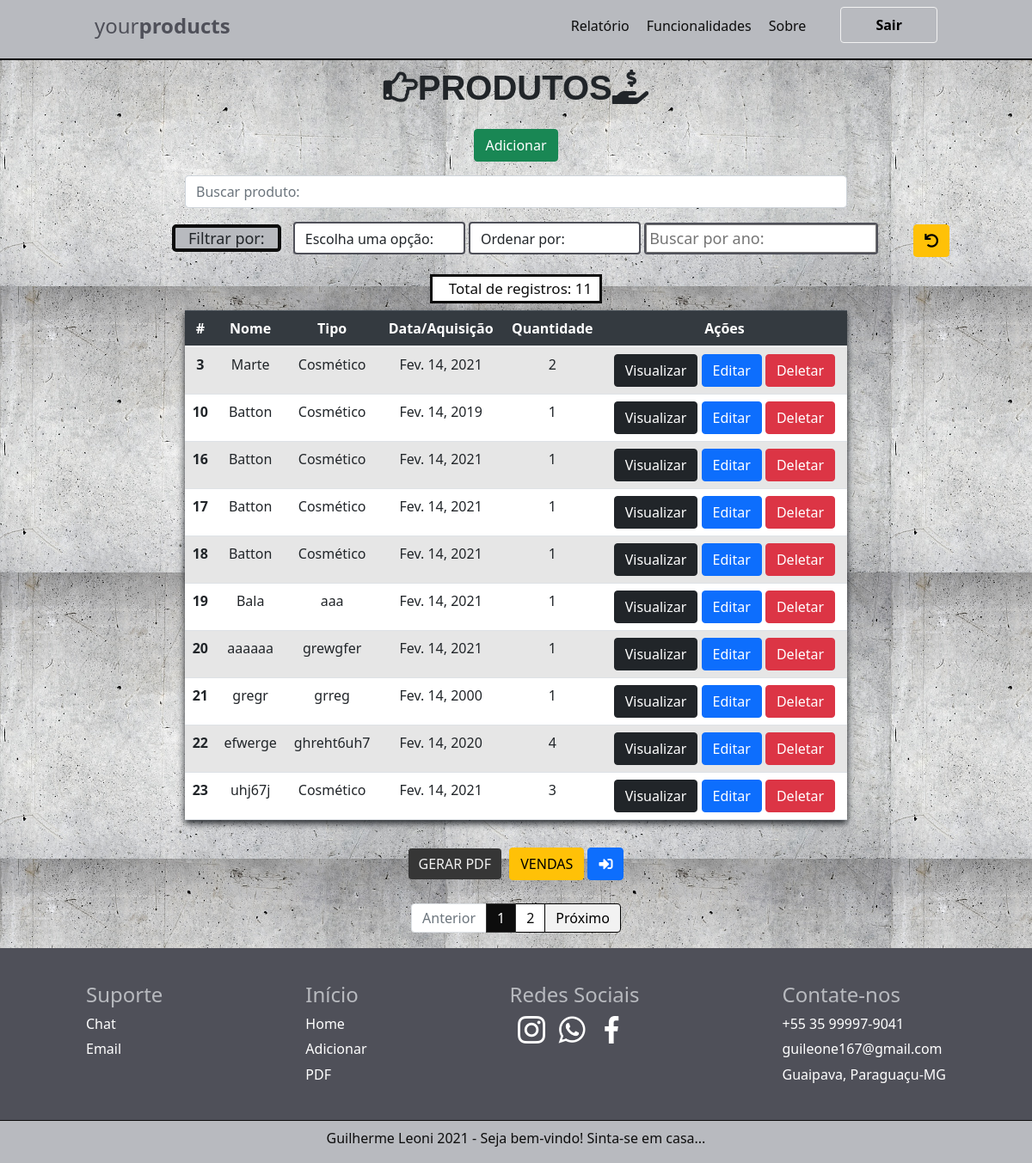
Before: / with the older database file.
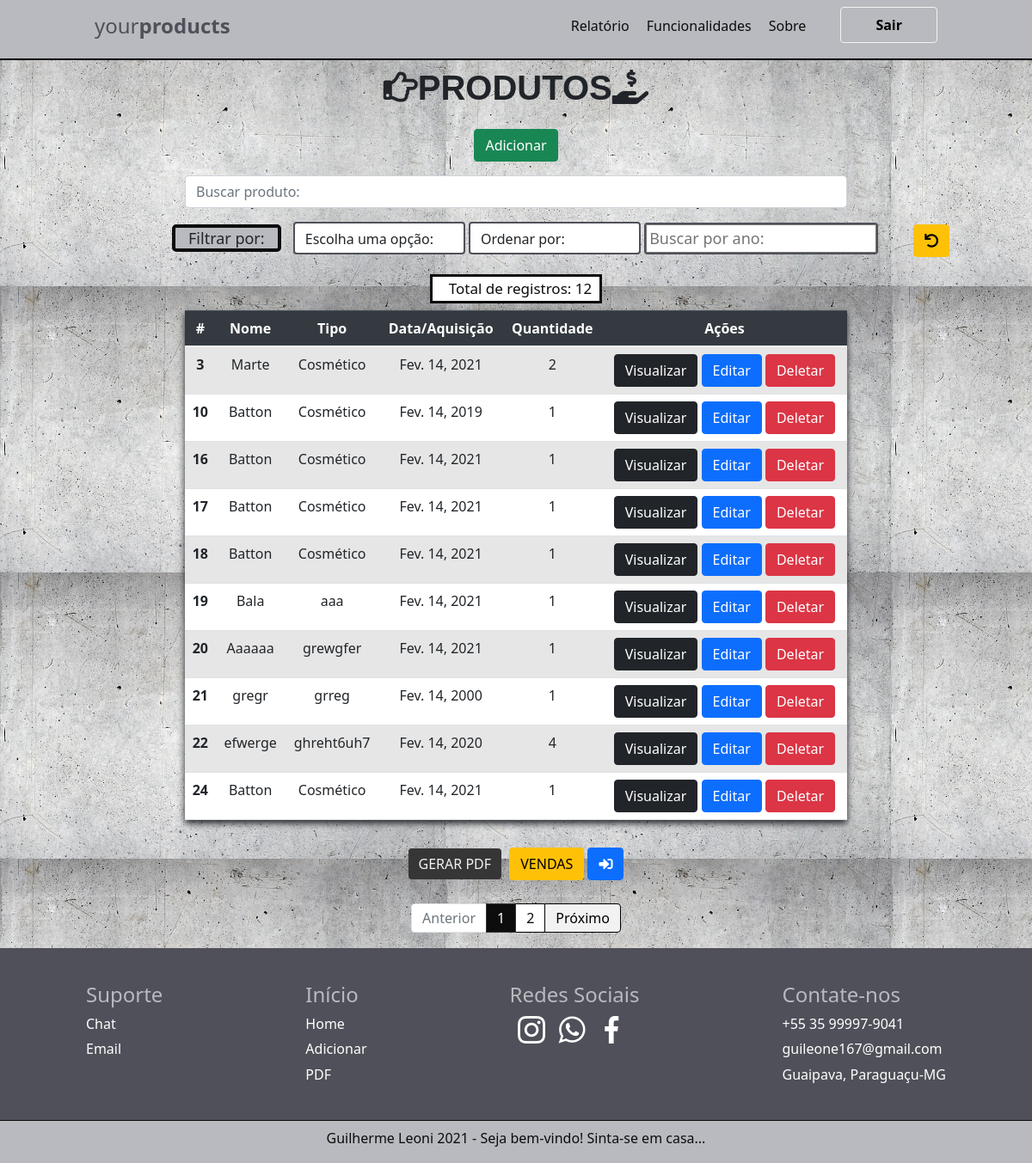
After: the same page with the newer database file.
### produto/models.py (models this page shows, shortened)
class produto(models.Model):
    nome = models.CharField(max_length=100)
    tipo = models.CharField(max_length=100)
    descricao = models.CharField(max_length=100)
    data = models.DateField()
    fornecedor = models.CharField(max_length=100)
    quantidade = models.IntegerField(max_length=100)
    criado_em = models.DateTimeField(auto_now_add=True)
    editado_em = models.DateTimeField(auto_now=True)

### produto/views.py (the view, shortened to what this page needs)
# urls.py: 2. Add a URL to urlpatterns:  path('', views.home, name='home')
def home(request):
    data = {}
    filter = request.GET.get('filter')
    filterAlf = request.GET.get('filterAlf')
    buscar_data = request.GET.get("buscar_data")
    search = request.GET.get('search')
    if search:
        data['filter'] = produto.objects.filter(nome__icontains=search)
        paginator = Paginator(data['filter'], 10)
        page = request.GET.get('page')
        data['filter'] = paginator.get_page(page)
    elif filter:
        data['filter'] = produto.objects.filter(tipo__icontains=filter)
        paginator = Paginator(data['filter'], 10)
        page = request.GET.get('page')
        data['filter'] = paginator.get_page(page)
    elif buscar_data:
        data["filter"] = produto.objects.filter(data__icontains=buscar_data)
        paginator = Paginator(data['filter'], 10)
        page = request.GET.get('page')
        data['filter'] = paginator.get_page(page)
    else:
        data['db'] = produto.objects.all()
        paginator = Paginator(data['db'], 10)
        page = request.GET.get('page')
        data['db'] = paginator.get_page(page)
    return render(request, 'produtos/index.html', data)

### produto/templates/produtos/index.html (shortened to what the changed rows need)
{% extends 'base.html' %}
{% block content %}
    <div class="col-8 m-auto pt-2 pb-2 text-center">
        <h1><i class="far fa-hand-point-right"></i>PRODUTOS<i class="fas fa-hand-holding-usd"></i></h1>
    </div>
    <div class="col-2 m-auto p-1 text-center total-div">
        <h5 class="text-center" id="total">Total de registros: {% if db %}{{db.paginator.count}} {% else %}{{filter.paginator.count}}{% endif %} </h5>
    </div>
    <div class="col-8 m-auto pt-2 pb-2 text-center" >
        <table class="table table-striped">
            <thead class="thead-dark">
              <tr id="cabecalho">
                <th scope="col">#</th>
                <th scope="col">Nome</th>
                <th scope="col">Tipo</th>
                <th scope="col">Data/Aquisição</th>
                <th scope="col">Quantidade</th>
                <th scope="col">Ações</th>
              </tr>
            </thead>
            <tbody>
{% if db %}
            {% for dbs in db %}
              <tr id="items">
                <th>{{dbs.id}}</th>
                <td>{{dbs.nome}}</td>
                <td>{{dbs.tipo}}</td>
                <td>{{dbs.data}}</td>
                <td>{{dbs.quantidade}}</td>
                <td id="td">
                    <a href="/view/{{dbs.id}}/" class="btn btn-dark" >Visualizar</a>
                    <a href="/edit/{{dbs.id}}/" class="btn btn-primary" >Editar</a>
                    <a href="/delete/{{dbs.id}}/" class="btn btn-danger btnDel">Deletar</a>
                </td>
              </tr>
            {% endfor %}
            </tbody>
        </table>
    </div>
    <div class="pagination">
        <nav aria-label="..." class="pagination">
            <ul class="pagination">
                {% for num in db.paginator.page_range %}
                    {% if num == db.number %}
                        <li class="page-item active">
                            <a class="page-link" href="#">{{ num }}</a>
                        </li>
                    {% else %}
                        <li class="page-item">
                            <a class="page-link" href="?page={{num}}" id="num">{{ num }}</a>
                        </li>
                    {% endif %}
                {% endfor %}
            </ul>
        </nav>
    </div>
{% endif %}
{% endblock %}

Changed rows visible on the page:
removed produto: id "23", nome "uhj67j", tipo "Cosmético", data "Fev. 14, 2021", quantidade "3"
changed produto "grewgfer": nome "aaaaaa" → "Aaaaaa"
now on this page (row edited): produto: id "24", nome "Batton", tipo "Cosmético", data "Fev. 14, 2021", quantidade "1"
Other visible differences:
{{ db.paginator.count }}: "11" → "12"
